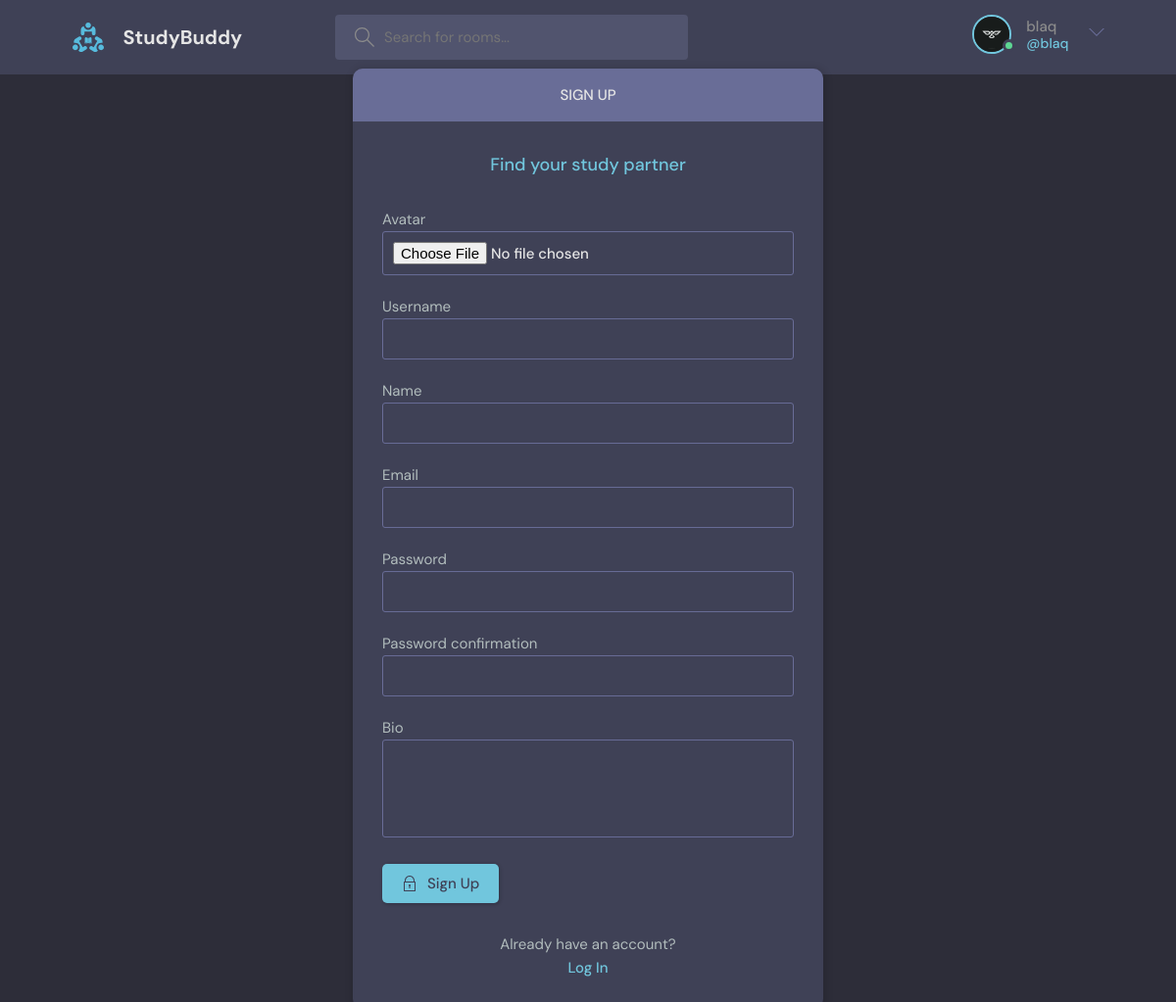
Page /register/ (signed in) on the committed database.
### base/models.py (models this page shows)
class User(AbstractUser):
    name = models.CharField(max_length=255, null=True)
    email=models.EmailField(max_length=255, unique=True, null=True)
    bio = models.TextField(null=True)
    followers = models.ManyToManyField('User', blank=True)
    following = models.ManyToManyField('User', related_name="people_following", blank=True)
    REQUIRED_FIELDS = []
    avatar = models.ImageField(default="avatar.svg")

### base/views.py (the view, shortened to what this page needs)
# urls.py: path("register/", views.register, name="register"),
def register(request):
    register_form = MyUserCreationForm()
    context = {
        "register_form":register_form
    }
    return render(request, "base/register.html", context)

### base/forms.py
class MyUserCreationForm(UserCreationForm):
    class Meta:
        model = User
        fields = ["avatar", "username", "name", "email","password1", "password2", "bio"]

### base/templates/base/register.html (shortened to what this page needs)
{% extends 'base.html' %}
{% block main_content %}
    <main class="auth layout">
      <div class="container">
        <div class="layout__box">
          <div class="layout__boxHeader">
            <div class="layout__boxTitle">
              <h3>Sign up</h3>
            </div>
          </div>
          <div class="layout__body">
            <h2 class="auth__tagline">Find your study partner</h2>
            <form class="form" action="" method="POST" enctype="multipart/form-data">
              {% for field in register_form %}
              <div class="form__group form__group">
                {{field.label}}
                {{field}}
              </div>
              {% endfor %}
              <button class="btn btn--main" type="submit">
                Sign Up
              </button>
            </form>
            <div class="auth__action">
              <p>Already have an account?</p>
              <a href="{% url 'login' %}" class="btn btn--link">Log In</a>
            </div>
          </div>
        </div>
      </div>
    </main>
{% endblock %}

### templates/nav.html (shortened to what this page needs)
{% load static %}
<header class="header header--loggedIn">
  <div class="container">
    <a href="{% url 'home' %}" class="header__logo">
      <img src="{% static 'images/logo.svg' %}" />
      <h1>StudyBuddy</h1>
    </a>
    <form action="{% url 'home' %}" method="get"  class="header__search">
      <label>
        <input type="text" name="q" id="" placeholder="Search for rooms..."  >
      </label>
    </form>
    <nav class="header__menu">
      <div class="header__user">
        <a href="{% url 'profile' request.user.id %}">
          <div class="avatar avatar--medium active">
            <img src="{{request.user.avatar.url}}"  alt="{{request.user.username}} image"/>
          </div>
          <p>{{request.user}} <span>@{{request.user}}</span></p>
        </a>
        <button class="dropdown-button">
          <svg version="1.1" xmlns="http://www.w3.org/2000/svg" width="32" height="32" viewBox="0 0 32 32">
            <title>chevron-down</title>
            <path d="M16 21l-13-13h-3l16 16 16-16h-3l-13 13z"></path>
          </svg>
        </button>
      </div>
    </nav>
  </div>
</header>

### rows in the picture
User: user.avatar (picture), user "blaq"

### other values in the picture
{{ field.label }} "Avatar" "Username" "Name" "Email" "Password" "Password confirmation" "Bio"
